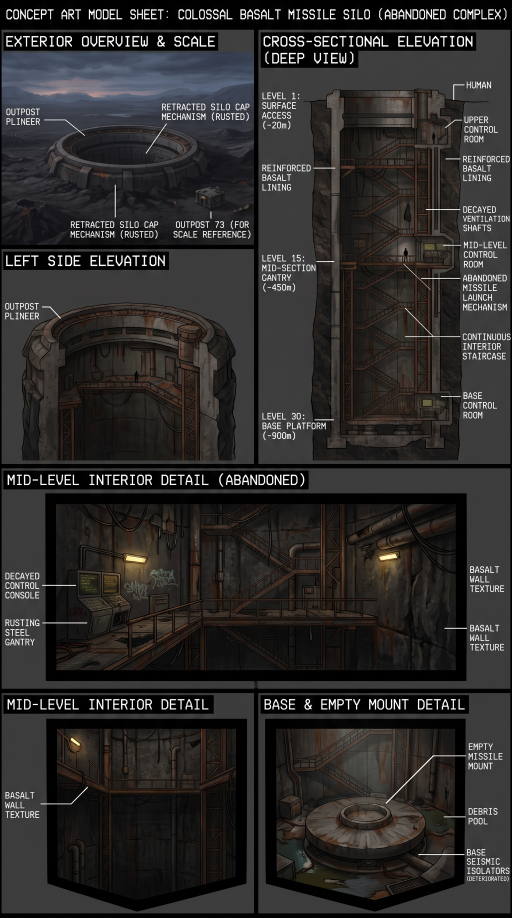
#> input picture references/missile_silo_concept.jfif, 1536 x 2752 px (shown at 1/3 size)
$ python -i textures.py   (imports and definitions only)
#> lines starting #> are read from the running program, lines starting #| are printed output that depends on the picture
#> further down, picture is the input picture: PIL image 1536x2752 RGB; mean R, G, B 45.4, 43.4, 42.4
"""Procedural pixel-art textures for the PS1 look (small, seamless, no external assets except the project's own fonts).
Run: python tools/blender/textures.py   -> models/generated/tex/*.png
Theme: an amber-extraction well that has run unattended for 200 years. Matte purple-black obsidian concrete: dirt shows up
slightly PALE (dust, salt bloom, dust-filled cracks); rust and dried amber crust are the only warm colour.
Surfaces: concrete, concrete_top, floor, metal, plate.   Decals (RGBA): streaks, stencil, hazard, warning, stain, notes, dust,
papers, amber_crust, crack, drips_amber, sign.   Liquid: liquid_flow (emission, scrolled), liquid_pool (RGBA).
Screens (emission): screen_term_a/b, screen_scan_a/b, screen_static, screen_map_a/b, screen_gen_a/b (a/b flipped at runtime).
"""
import math
import os
import sys

import numpy as np
from PIL import Image, ImageDraw, ImageFilter, ImageFont

HERE = os.path.dirname(os.path.abspath(__file__))
ROOT = os.path.abspath(os.path.join(HERE, "..", ".."))
OUT = os.path.join(ROOT, "models", "generated", "tex")
FONTS = os.path.join(ROOT, "fonts")
OBSIDIAN = (1.02, 0.76, 1.36)      # dark obsidian with a purple cast (multiplies luminance)


# ------------------------------------------------------------------ helpers
# [6 lines left out: function _noise, not called in this run]


def _fbm(n, rng, octaves=((4, 0.25), (8, 0.3), (16, 0.3), (32, 0.15))):
    a = sum(_noise(n, k, rng) * w for k, w in octaves)
    return (a - a.min()) / (a.max() - a.min())


# [10 lines left out: functions _save, _save_img, not called in this run]


def _tint(lum, r, g, b):
    return np.stack([lum * r, lum * g, lum * b], -1)


def _font(name, size):
    return ImageFont.truetype(os.path.join(FONTS, name), size)


# [385 lines left out: functions _rgba, _scratches, _arcs, _streaks, _cracks, _amber and 19 more, not called in this run]


# ------------------------------------------------------------------ screens (emission): a machine that kept running alone
def _crt(im, vignette=0.55, bloom=1.6, glitch_seed=None):
    """Phosphor look: bloom, scanlines, vignette, noise; optional horizontal glitch bands (decayed signal)."""
#> called with vignette = 0.55, bloom = 1.6
    a = np.asarray(im.convert("RGB"), dtype=np.float32) / 255
    if glitch_seed is not None:
        r = np.random.default_rng(glitch_seed)
        for _ in range(3):
            y0 = int(r.integers(0, a.shape[0] - 8))
            a[y0:y0 + int(r.integers(2, 7))] = np.roll(a[y0:y0 + 1], int(r.integers(-9, 10)), axis=1)
    glow = np.asarray(im.convert("RGB").filter(ImageFilter.GaussianBlur(bloom)), dtype=np.float32) / 255
    a = np.clip(a + glow * 0.6, 0, 1)
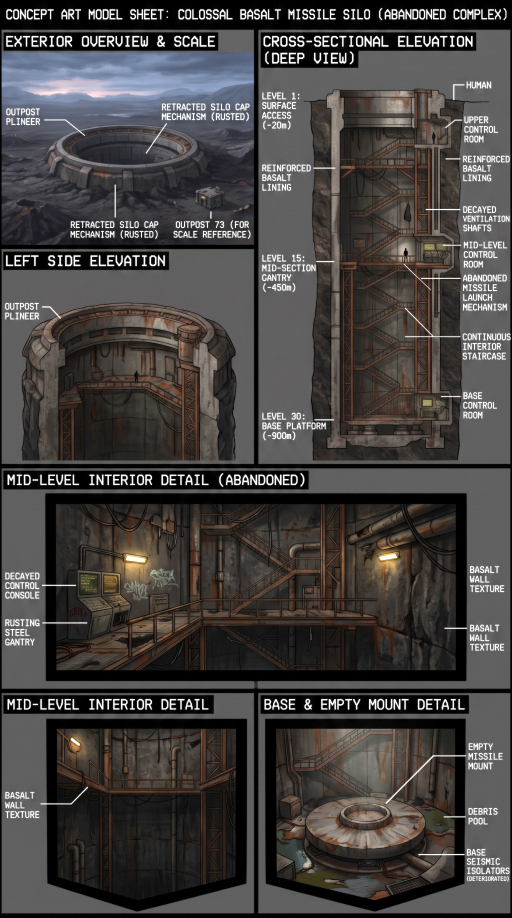
#> a: shape (2752, 1536, 3) float32 (shown at 1/3 size); mean R, G, B 0.276, 0.264, 0.257
    a[::2, :, :] *= 0.72
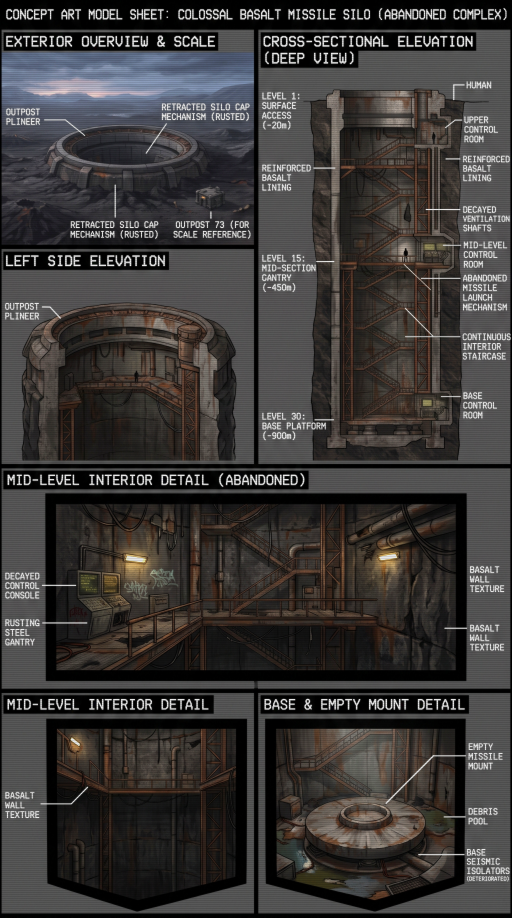
#> a: shape (2752, 1536, 3) float32 (shown at 1/3 size); mean R, G, B 0.236, 0.226, 0.22
    h, w = a.shape[:2]
#> h = 2752; w = 1536
    yy, xx = np.mgrid[0:h, 0:w]
    v = 1 - vignette * (((xx - w / 2) / (w / 2)) ** 2 + ((yy - h / 2) / (h / 2)) ** 2) / 2
    a *= np.clip(v, 0.25, 1)[..., None]
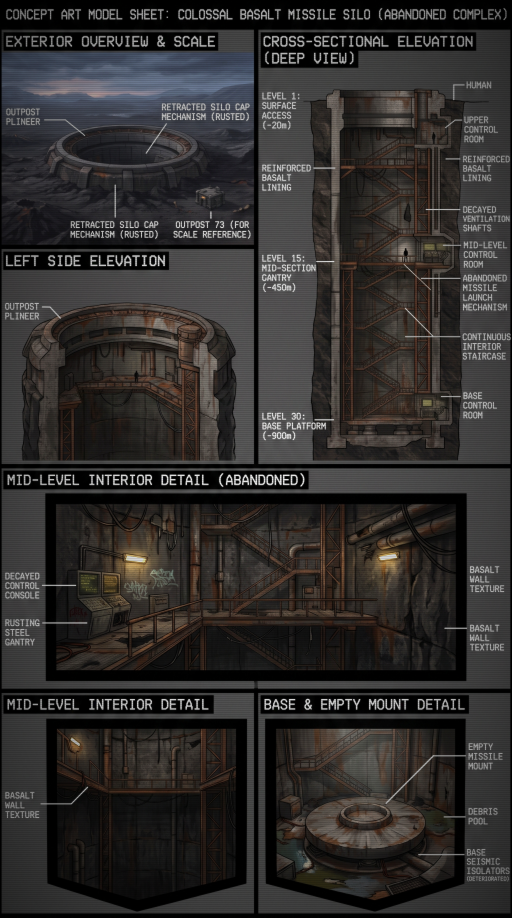
#> a: shape (2752, 1536, 3) float32 (shown at 1/3 size); mean R, G, B 0.192, 0.183, 0.178
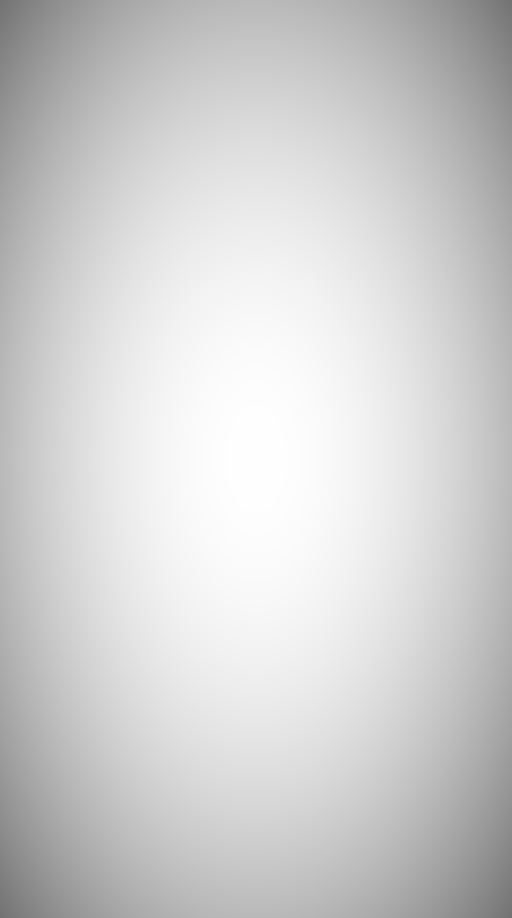
#> v: shape (2752, 1536) float64 (shown at 1/3 size); min 0.45, max 1, mean 0.817
    a += np.random.default_rng(3).random(a.shape) * 0.02
    return Image.fromarray((np.clip(a, 0, 1) * 255).astype(np.uint8), "RGB")


# [117 lines left out: functions _text_screen, screens, outposts, not called in this run]


# [25 lines not run here, left out]

>>> from PIL import Image
>>> picture = Image.open('../../references/missile_silo_concept.jfif')
>>> result = _crt(picture)

$ run again, on references/outpost_73_bunker_concept.jfif
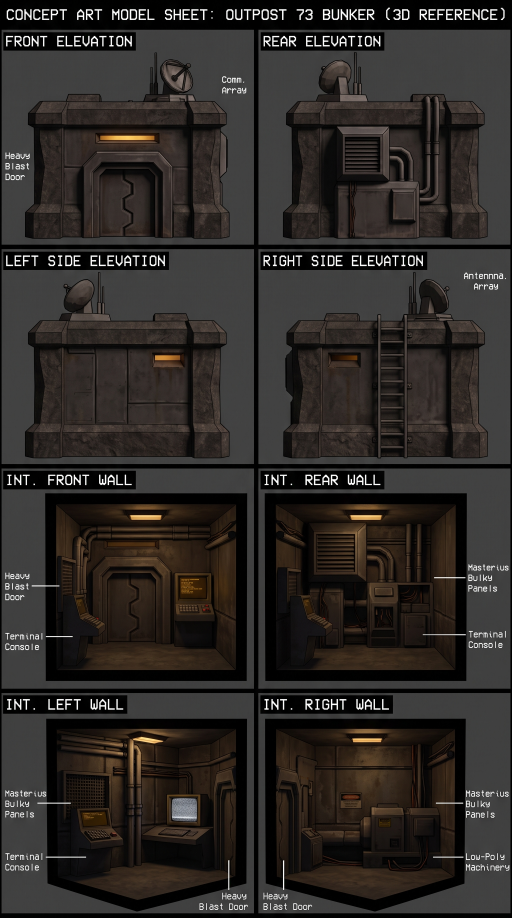
#> input picture references/outpost_73_bunker_concept.jfif, 1536 x 2752 px (shown at 1/3 size)
#> picture is the input picture: PIL image 1536x2752 RGB; mean R, G, B 46.1, 42.1, 39.1
#> in _crt, `a[::2, :, :] *= 0.72`:
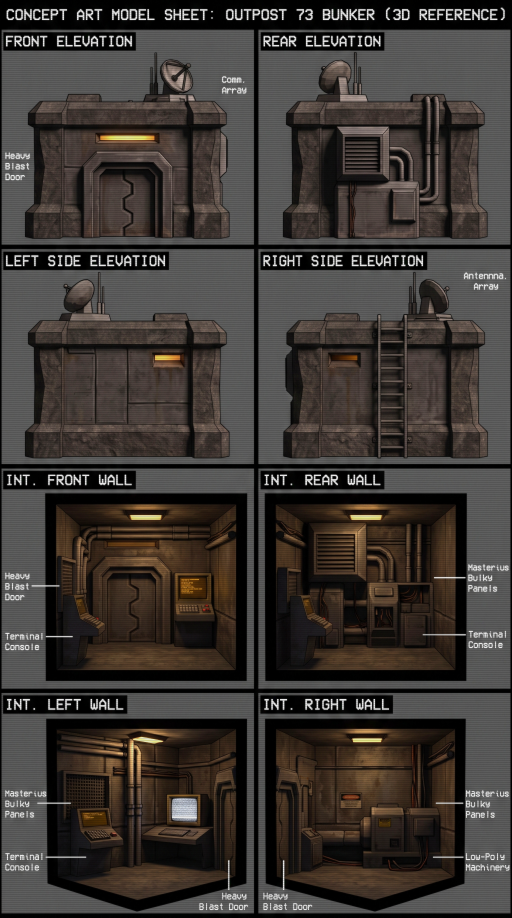
#> a: shape (2752, 1536, 3) float32 (shown at 1/3 size); mean R, G, B 0.244, 0.223, 0.206
#> in _crt, `a *= np.clip(v, 0.25, 1)[..., None]`:
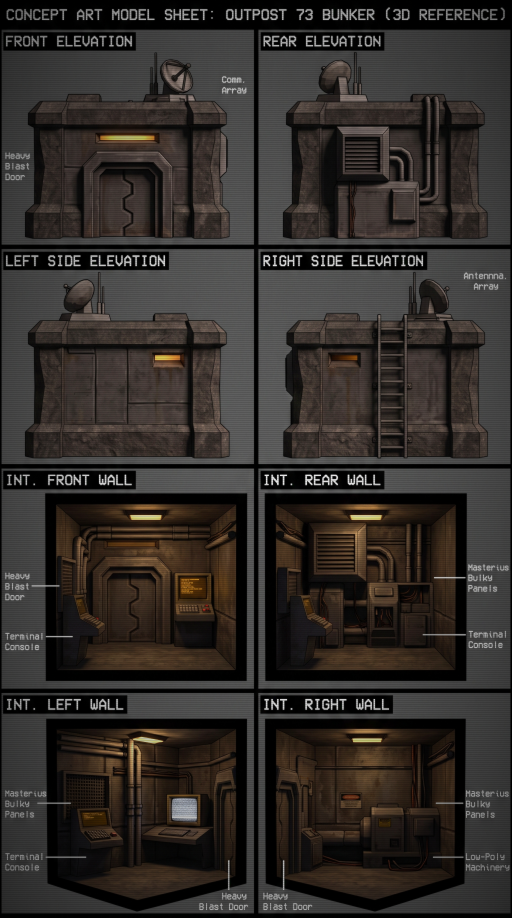
#> a: shape (2752, 1536, 3) float32 (shown at 1/3 size); mean R, G, B 0.198, 0.179, 0.165

$ run again, on references/obsidian_outpost_reference.jpg
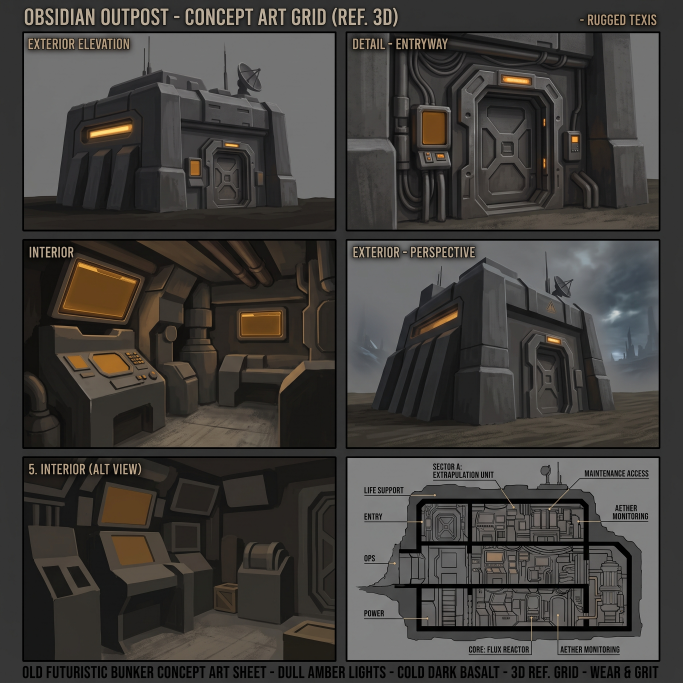
#> input picture references/obsidian_outpost_reference.jpg, 2048 x 2048 px (shown at 1/3 size)
#> picture is the input picture: PIL image 2048x2048 RGB; mean R, G, B 64.5, 61.9, 58.7
#> in _crt, `a[::2, :, :] *= 0.72`:
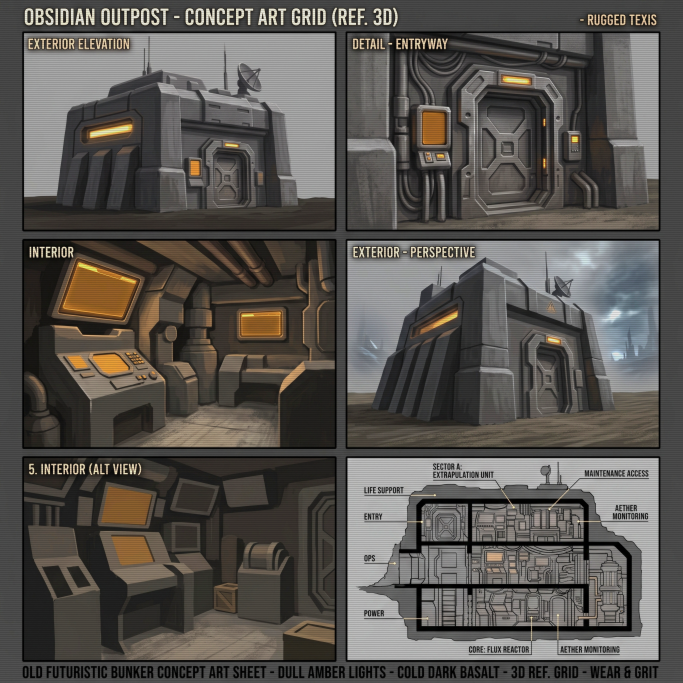
#> a: shape (2048, 2048, 3) float32 (shown at 1/3 size); mean R, G, B 0.348, 0.334, 0.317
#> in _crt, `a *= np.clip(v, 0.25, 1)[..., None]`:
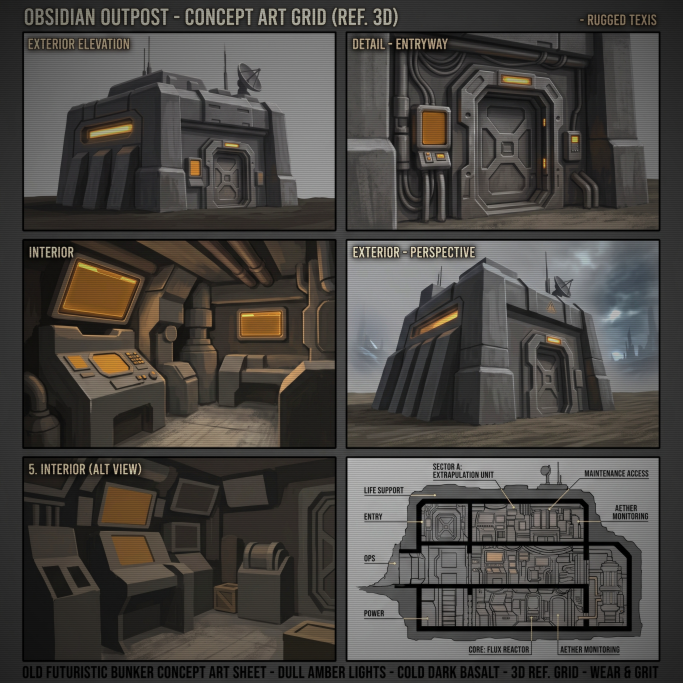
#> a: shape (2048, 2048, 3) float32 (shown at 1/3 size); mean R, G, B 0.283, 0.271, 0.257
